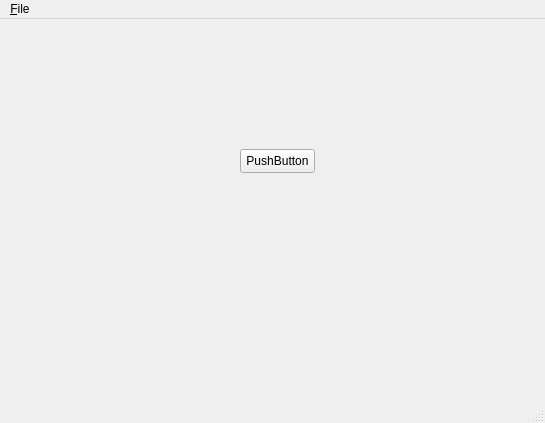
<?xml version="1.0" encoding="UTF-8"?>
<ui version="4.0">
 <class>MainWindow</class>
 <widget class="QMainWindow" name="MainWindow">
  <property name="geometry">
   <rect>
    <x>0</x>
    <y>0</y>
    <width>545</width>
    <height>423</height>
   </rect>
  </property>
  <property name="windowTitle">
   <string>MainWindow</string>
  </property>
  <widget class="QWidget" name="centralwidget">
   <widget class="QPushButton" name="pushButton">
    <property name="geometry">
     <rect>
      <x>240</x>
      <y>130</y>
      <width>75</width>
      <height>24</height>
     </rect>
    </property>
    <property name="text">
     <string>PushButton</string>
    </property>
   </widget>
  </widget>
  <widget class="QMenuBar" name="menubar">
   <property name="geometry">
    <rect>
     <x>0</x>
     <y>0</y>
     <width>545</width>
     <height>22</height>
    </rect>
   </property>
   <widget class="QMenu" name="menu_File">
    <property name="title">
     <string>&amp;File</string>
    </property>
    <addaction name="action_New"/>
   </widget>
   <addaction name="menu_File"/>
  </widget>
  <widget class="QStatusBar" name="statusbar"/>
  <action name="action_New">
   <property name="text">
    <string>&amp;New</string>
   </property>
   <property name="shortcut">
    <string>Ctrl+N</string>
   </property>
  </action>
 </widget>
 <resources/>
 <connections/>
</ui>
